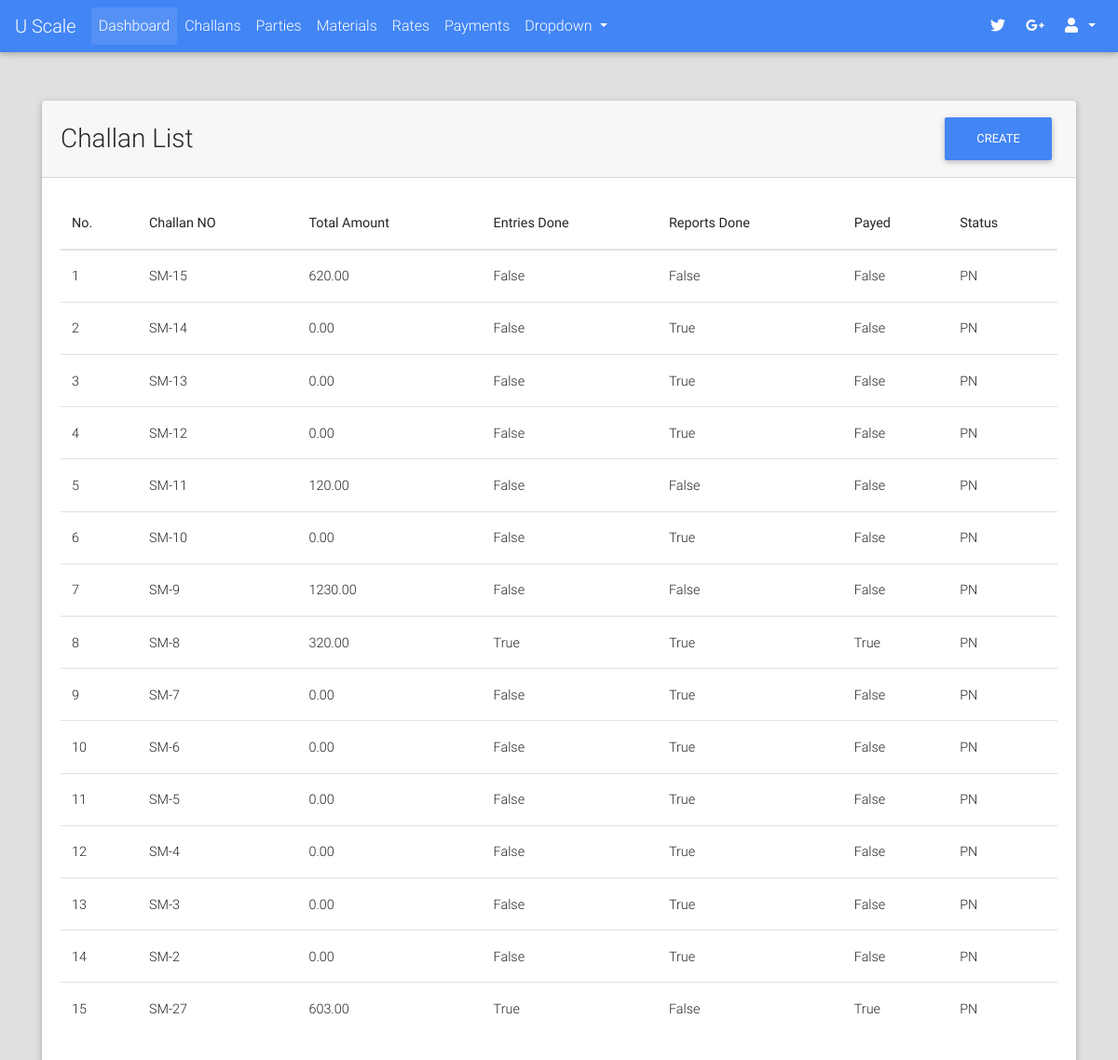
The app's page /challans/list/ (signed in), older data.
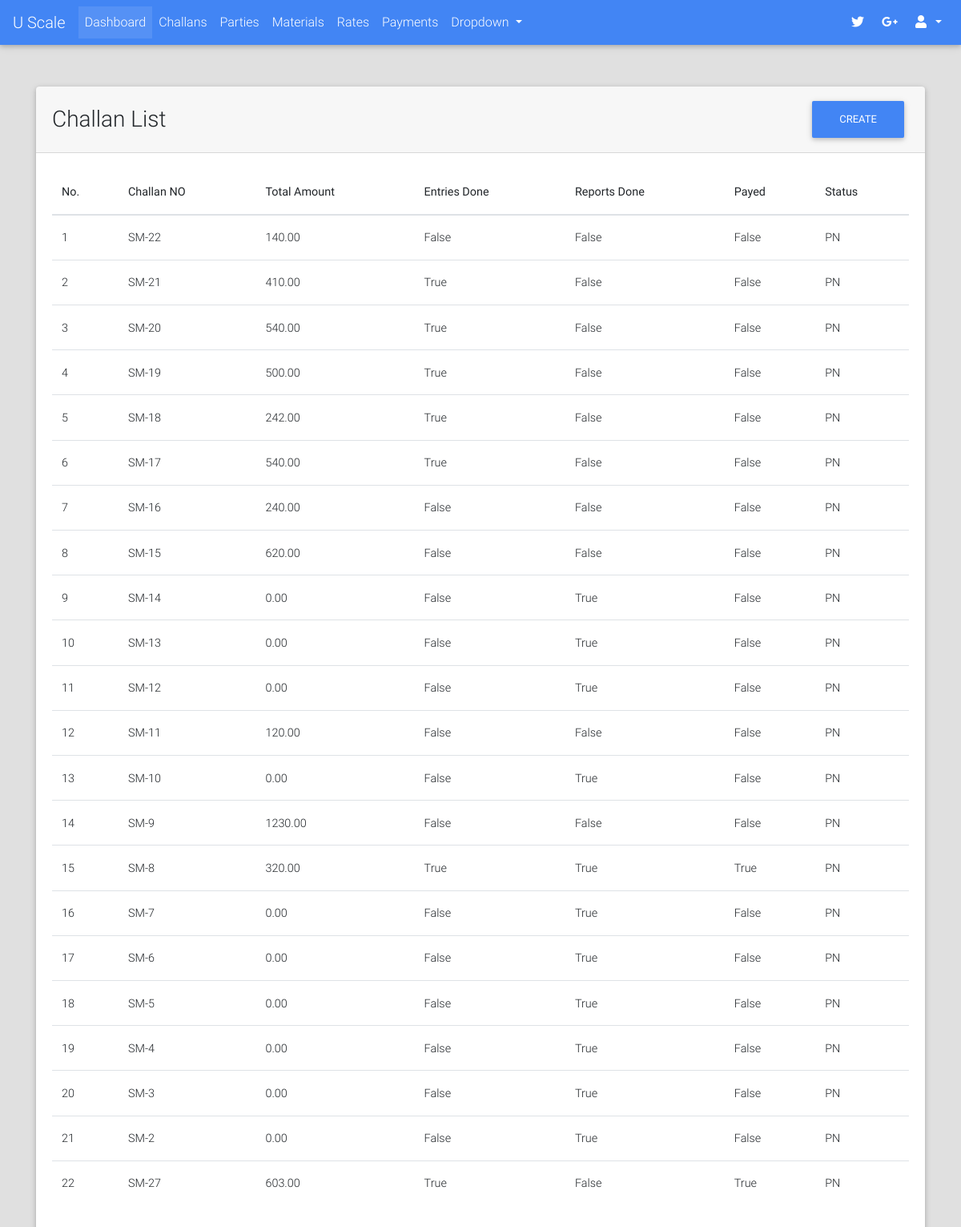
The same page, newer data.
### challans/models.py (models this page shows, shortened)
class Challan(models.Model):
    STATUS_CHOICES = (("PN", "Pending"), ("DN", "Done"))
    created_by = models.ForeignKey(User, on_delete=models.PROTECT)
    party = models.ForeignKey("parties.Party", on_delete=models.CASCADE)
    challan_no = models.CharField(max_length=32, blank=True, null=True)
    vehicle_details = models.CharField(max_length=128, blank=True, null=True)
    weights_amount = models.DecimalField(max_digits=9, decimal_places=2, default=0.00)
    extra_charges = models.DecimalField(max_digits=9, decimal_places=2, default=0.00)
    total_amount = models.DecimalField(max_digits=9, decimal_places=2, default=0.00)
    image = models.ImageField(upload_to="payments/", blank=True, null=True)
    extra_info = models.TextField(blank=True)
    created_on = models.DateTimeField(auto_now_add=True)
    updated_on = models.DateTimeField(auto_now=True)
    is_entries_done = models.BooleanField(default=False)
    is_reports_done = models.BooleanField(default=False)
    is_rates_assigned = models.BooleanField(default=False)
    is_payed = models.BooleanField(default=False)
    status = models.CharField(max_length=2, choices=STATUS_CHOICES, default="PN")
    @property
    def get_absolute_url(self):
        return reverse_lazy("challans:detail", kwargs={"challan_no": self.challan_no})

### challans/views.py (the view)
class ChallanListView(LoginRequiredMixin, ListView):
    model = Challan
    template_name = "challans/list.html"
    context_object_name = "challans"
    ordering = "-id"
    def get_queryset(self):
        qs = super().get_queryset()
        return qs.filter(Q(status="PN") | Q(created_on__date__gte=datetime.date.today()+datetime.timedelta(days=-30)))

### portal/templates/challans/list.html (shortened to what this page needs)
{% extends "portal/base.html" %}
{% block content %}
    <br><br>
    <div class="container">
        <div class="card">
            <div class="card-header">
                <div class="row">
                    <div class="col-lg-9 m-auto">
                        <h3 class="m-auto">Challan List</h3>
                    </div>
                    <div class="col-lg-3">
                        <a class="float-right" href="{% url "challans:add" %}"><button class="btn btn-primary">Create</button></a>
                    </div>
                </div>
            </div>
            <div class="card-body">
                <table class="table">
            <thead>
                <th>No.</th>
                <th>Challan NO</th>
                <th>Total Amount</th>
                <th>Entries Done</th>
                <th>Reports Done</th>
                <th>Payed</th>
                <th>Status</th>
            </thead>
            <tbody>
                {% for challan in challans %}
                    <tr>
                        <td>{{ forloop.counter }}</td>
                        <td><a href="{{ challan.get_absolute_url }}">{{ challan.challan_no }}</a></td>
                        <td>{{ challan.total_amount }}</td>
                        <td>{{ challan.is_entries_done }}</td>
                        <td>{{ challan.is_reports_done }}</td>
                        <td>{{ challan.is_payed }}</td>
                        <td>{{ challan.status }}</td>
                    </tr>
                {% endfor %}
            </tbody>
        </table>
            </div>
        </div>
    </div>
{% endblock %}

Row changes from the older to the newer data that the page shows:
added Challan: challan_no "SM-22", total_amount "140.00", is_entries_done "False", is_reports_done "False", is_payed "False", status "PN"
added Challan: challan_no "SM-21", total_amount "410.00", is_entries_done "True", is_reports_done "False", is_payed "False", status "PN"
added Challan: challan_no "SM-20", total_amount "540.00", is_entries_done "True", is_reports_done "False", is_payed "False", status "PN"
added Challan: challan_no "SM-19", total_amount "500.00", is_entries_done "True", is_reports_done "False", is_payed "False", status "PN"
added Challan: challan_no "SM-18", total_amount "242.00", is_entries_done "True", is_reports_done "False", is_payed "False", status "PN"
added Challan: challan_no "SM-17", total_amount "540.00", is_entries_done "True", is_reports_done "False", is_payed "False", status "PN"
added Challan: challan_no "SM-16", total_amount "240.00", is_entries_done "False", is_reports_done "False", is_payed "False", status "PN"
